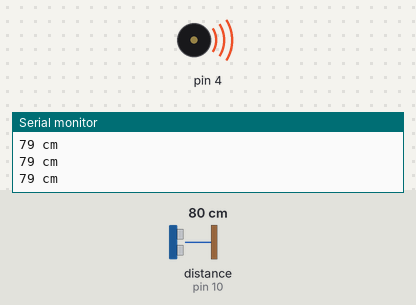
The sketch below on a simulated Arduino Uno, built with avr-gcc and run on an emulated ATmega328P. Parts: buzzer (waves = sounding), the last lines printed to the serial monitor. Wiring (inferred from the names in the program): ultrasonic range finder: trigger pin 9; echo pin 10. Inputs (shaded band) come from the test bench; at power-on: distance to the obstacle (sensor on pin 10) 80 cm. The echo pulse lasts 58.3 µs per cm.

Above: at 1.3 s.
1.4 s: distance to the obstacle (sensor on pin 10) set to 197 cm
At 1.9 s:
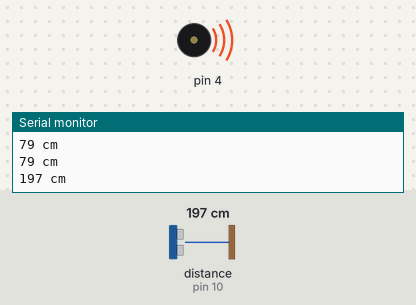
4.4 s: distance to the obstacle (sensor on pin 10) set to 204 cm
Timing chart, 0 to 13.4 s (numbered marks = the images above; inputs shaded):
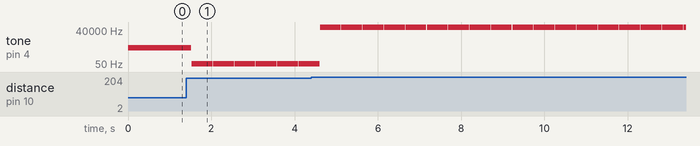

Measured:
- after the input at 1.4 s, tone on pin 4: alternates 54 Hz for 0.50 s and silent for 0.01 s, starting after 0.12 s

The sketch:

UltraSonic_Sensor.ino
```cpp
/*
HC-SR04 Ping distance sensor]
VCC to arduino 5v GND to arduino GND
Echo to Arduino pin 13 Trig to Arduino pin 12
More info at: http://goo.gl/kJ8Gl
*/

#define trigPin 9 //define the pin
#define echoPin 10 //define the pin

void setup() {
  Serial.begin (9600); //Begin serial monitor
  pinMode(trigPin, OUTPUT); //intialize as an output
  pinMode(echoPin, INPUT); //initialize as input
}

void loop() {
  int duration, distance; //state the int
  digitalWrite(trigPin, HIGH); //high value
  delayMicroseconds(1000); //delay of 1000 microseconds
  digitalWrite(trigPin, LOW); //low value
  duration = pulseIn(echoPin, HIGH);
  distance = (duration/2) / 29.1; //equation (math behind calculation)
  if (distance >= 200 || distance <= 0){
    Serial.println("Out of range"); //This happens when distance is 200cm or more
  }
  else {
    Serial.print(distance);  //IF the distance is in range it prints the distance in cm.
    Serial.println(" cm");
  }
  int thisPitch = map(distance, 0, 200, 2093, 22); //this is for the peizo for when the peizo does come close it has a high pitch and far it has a low pitch
  tone(4, thisPitch);
  delay(500); //delay of 500 miliseconds.
  noTone(4);
}
```
